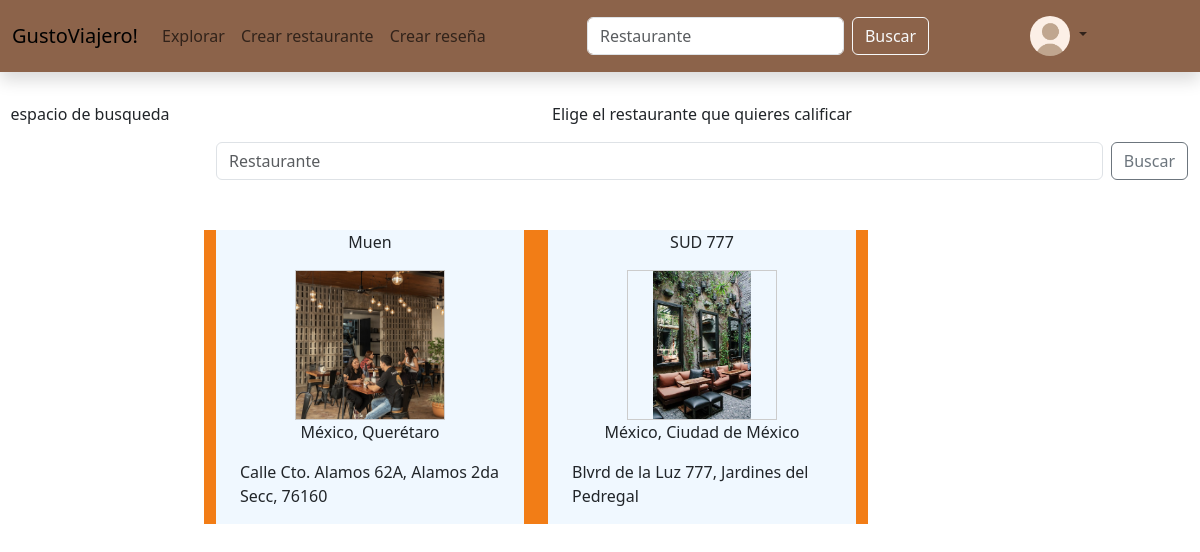
Before: /elegirrestaurante/ (signed in) with the older database file.
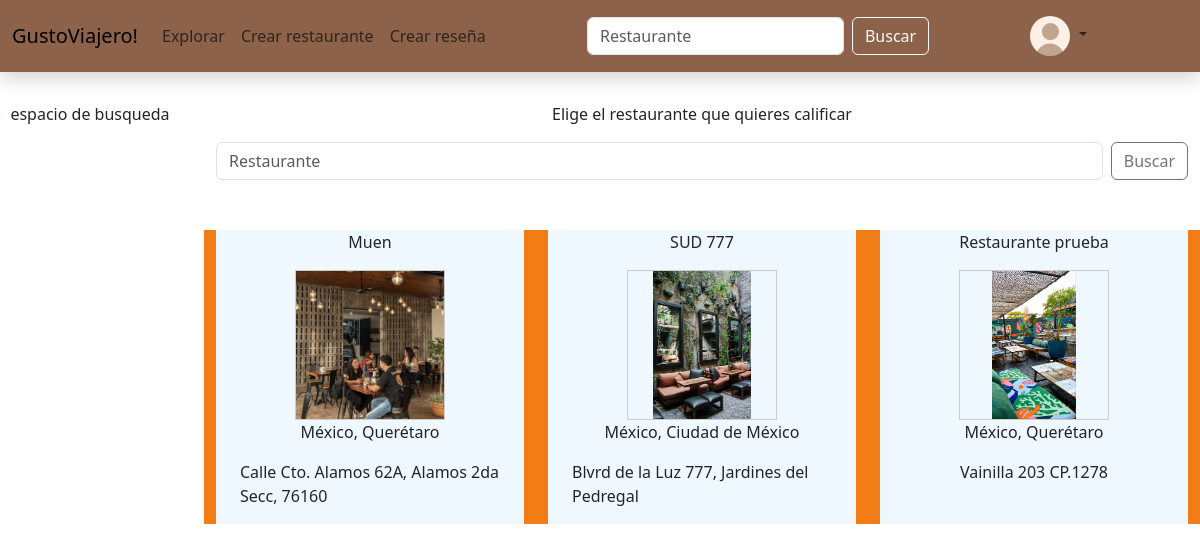
After: the same page with the newer database file.
### inicio/models.py (models this page shows, shortened)
class Restaurante (models.Model):
    Nombre=models.CharField(max_length=50, default='Restaurante')
    Propietario=models.ForeignKey(User, on_delete=models.CASCADE, default=1)
    Pais=models.CharField(max_length=50)
    Estado=models.CharField(max_length=50)
    Direccion=models.CharField(max_length=200)
    Promedio=models.DecimalField(max_digits=3,decimal_places=2, default=0, blank=True)
    TipoCocina=models.ForeignKey(TipoCocina,on_delete=models.CASCADE, blank=True, null=True)
    CategoriaL=models.ForeignKey(CategoriaL,on_delete=models.CASCADE, blank=True, null=True)
    Apertura=models.TimeField()
    Cierre=models.TimeField()
    Descripción=models.CharField(max_length=280, null=True, blank=True)

class FotosLugar(models.Model):
    RestauranteID=models.ForeignKey(Restaurante, on_delete=models.CASCADE, blank=True)
    Imagen=models.ImageField(upload_to='uploads/lugar', blank=True, null=True)

### inicio/views.py (the view)
# urls.py: path('elegirrestaurante/',views.elegir_restaurante, name='elegir_restaurante'),
def elegir_restaurante(request):
    if request.user.is_authenticated:
        usuario = request.user
        foto = FotoUsuario.objects.filter(UsuarioID=usuario).first()
        Elementos=Restaurante.objects.all().exclude(Propietario=usuario).prefetch_related('fotoslugar_set')
        return render (request, "elegir_restaurante.html",{'Elementos': Elementos, 'usuario':usuario,'foto':foto})

### inicio/templates/elegir_restaurante.html (shortened to what this page needs)
{% extends 'base.html' %}
{% load static %}
{% block content %}
<div class="row" style="margin-top: 30px;">
    <div class="col-2">
        <p class="d-flex justify-content-center">espacio de busqueda</p>
    </div>
    <div class="col-10">
        <div class="row">
            <div class="container">
                <p class="d-flex justify-content-center">Elige el restaurante que quieres calificar</p>
                <div class="container d-flex">
                    <input class="form-control me-2" type="search" placeholder="Restaurante" aria-label="Search">
                    <button class="btn btn-outline-secondary" type="submit">Buscar</button>
                </div>
            </div>
        </div>
        <div class="container" style="margin-top: 50px;">
            {% if Elementos %}
            <div class="row">
                {% for Elemento in Elementos %}
                <div class="col-4" style="background-color:#F27D16">
                    <a href="{% url 'crear_resena' Elemento.id %}" style="text-decoration: none; color: inherit;">
                        <div class="container restaurante" style="background-color: aliceblue; height: 100%;">
                            <p class="d-flex justify-content-center"> {{Elemento.Nombre}}</p>
                            <div style="width: 150px; height: 150px; overflow: hidden; margin: 0 auto; border: 1px solid #ccc;">
                                {% if Elemento.fotoslugar_set.all %}
                                    <img src="{{ Elemento.fotoslugar_set.all.0.Imagen.url }}" alt="{{ Elemento.Nombre }}" style="width: 100%; height: 100%; object-fit: contain;">
                                {% else %}
                                    <img src="{% static 'images/default.jpg' %}" alt="{{ Elemento.Nombre }}" style="width: 100%; height: 100%; object-fit: contain;">
                                {% endif %}
                            </div>
                            <div class="container-fluid">
                                <p class="d-flex justify-content-center">{{ Elemento.Pais }}, {{ Elemento.Estado }}</p>
                                <p class="d-flex justify-content-center">{{ Elemento.Direccion }}</p>
                            </div>
                        </div>
                    </a>
                </div>
                {% endfor%}
            </div>
        {% else %}
        <div class="col-md-8 text-center">
            <p>No existen restaurantes para hacer una reseña</p>
            <a href="{% url 'crear_restaurante' %}" class="btn btn-light" style="color: #F27D16;">Crear restaurante</a>
        </div>
        {% endif%}
    </div>
</div>
</div>
{% endblock %}

Changed rows visible on the page:
added Restaurante: Nombre "Restaurante prueba", fotoslugar_set.all.0.Imagen (picture), Pais "México", Estado "Querétaro", Direccion "Vainilla 203 CP.1278"
